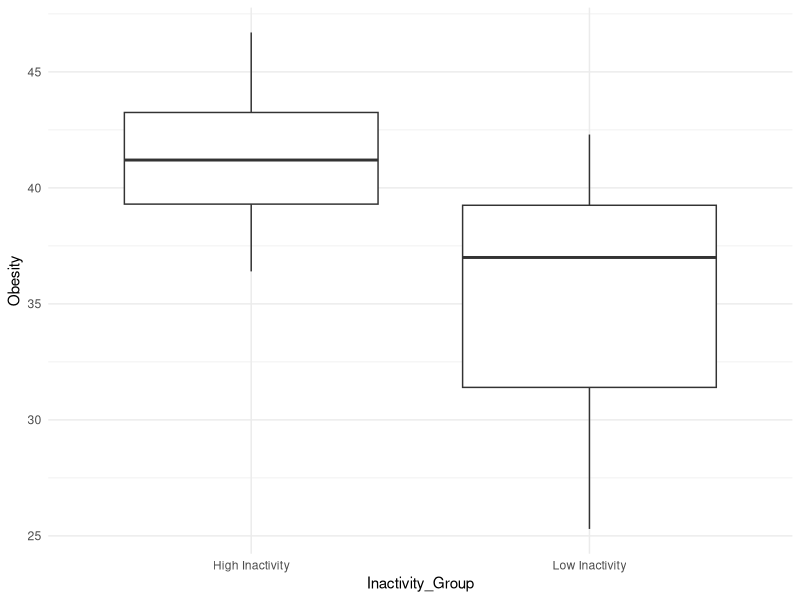
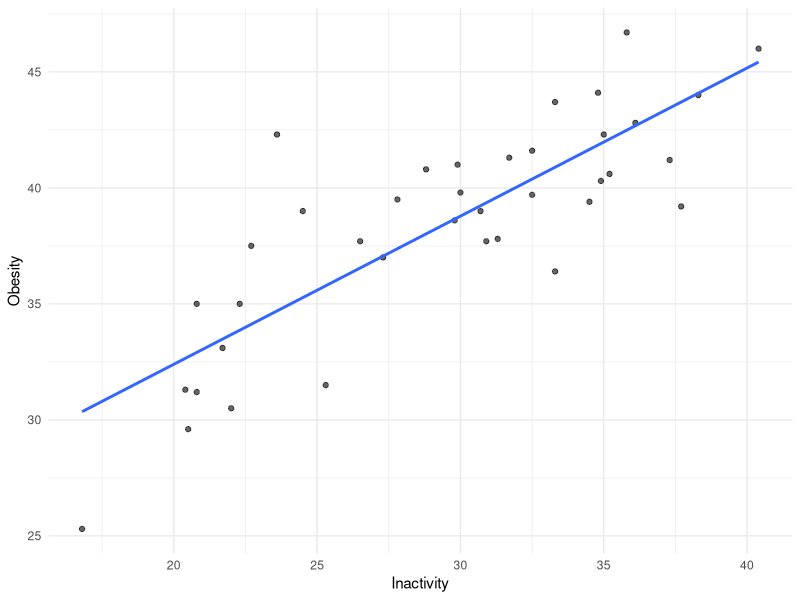

R code for these plots, in order:
# =====================
# CP03 - Comparative Analysis
# =====================

library(ggplot2)
library(dplyr)

places <- read.csv("data/raw/PLACES_sample.csv")

data_filtered <- places %>%
  filter(Measure %in% c("Obesity among adults",
                        "No leisure-time physical activity among adults")) %>%
  select(StateAbbr, LocationName, Measure, Data_Value)

data_wide <- reshape(data_filtered,
                     idvar = c("StateAbbr", "LocationName"),
                     timevar = "Measure",
                     direction = "wide")

colnames(data_wide) <- c("State", "County", "Obesity", "Inactivity")

data_clean <- na.omit(data_wide)

median_inactivity <- median(data_clean$Inactivity)

data_clean <- data_clean %>%
  mutate(Inactivity_Group = ifelse(Inactivity > median_inactivity,
                                   "High Inactivity",
                                   "Low Inactivity"))

# =====================
# Boxplot
# =====================
p1 <- ggplot(data_clean, aes(x = Inactivity_Group, y = Obesity)) +
  geom_boxplot() +
  theme_minimal()

p1

# =====================
# Scatter + regression
# =====================
p2 <- ggplot(data_clean, aes(x = Inactivity, y = Obesity)) +
  geom_point(alpha = 0.6) +
  geom_smooth(method = "lm", se = FALSE) +
  theme_minimal()

p2
